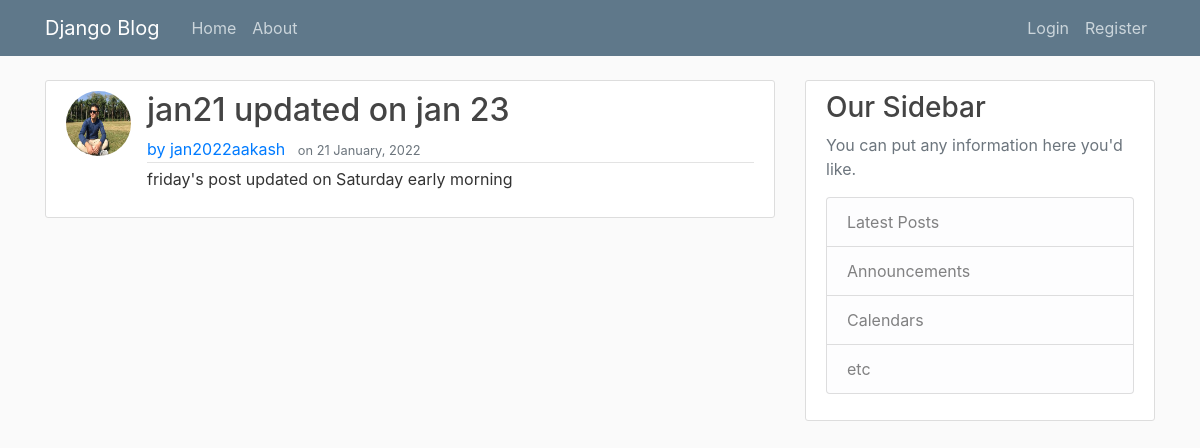
The app's page /post-detail/8 with its own data.
### homeapp/models.py (models this page shows, shortened)
class Post(models.Model):
    title=models.CharField(max_length=30)
    content=models.TextField()
    date_posted=models.DateTimeField(auto_now_add=True)
    author=models.ForeignKey(User, on_delete=models.CASCADE)

class profile(models.Model):
    user=models.OneToOneField(User, on_delete=models.CASCADE)
    image=models.ImageField(upload_to='profile_pics', default='default.jpg')

### homeapp/views.py (the view)
# urls.py: path('post-detail/<int:pk>', PostDetailView.as_view(), name='post-detail'),
class PostDetailView(DetailView):
    model=Post

### homeapp/templates/homeapp/post_detail.html (shortened to what this page needs)
{% extends "homeapp/base.html" %}
{% block content %}
        <article class="media content-section">
            <img class="rounded-circle article-img" src="{{object.author.profile.image.url}}">
            <div class="media-body">
                <h2><a class="article-title">{{object.title}}</h2></a>
                <div class="article-metadata">
                    <a class="mr-2" href="#">by {{ object.author }} </a>
                    <small class="text-muted">on {{ object.date_posted|date:"d F, Y" }}</small>
                </div>
                 <p class="article-content">{{ object.content }}</p>
            </div>
        </article>
{% endblock content %}

### homeapp/static/homeapp/main.css (style rules this page uses)
body { background: #fafafa; color: #333333; margin-top: 5rem; }
h1, h2, h3, h4, h5, h6 { color: #444444; }
.content-section { background: #ffffff; padding: 10px 20px; border: 1px solid #dddddd; border-radius: 3px; margin-bottom: 20px; }
.article-title { color: #444444; }
.article-content { white-space: pre-line; }
.article-img { height: 65px; width: 65px; margin-right: 16px; }
.article-metadata { padding-bottom: 1px; margin-bottom: 4px; border-bottom: 1px solid #e3e3e3 }

### records on screen
Post: author.profile.image (picture), title "jan21 updated on jan 23", author "jan2022aakash", date_posted "21 January, 2022", content "friday's post updated on Saturday early morning"
